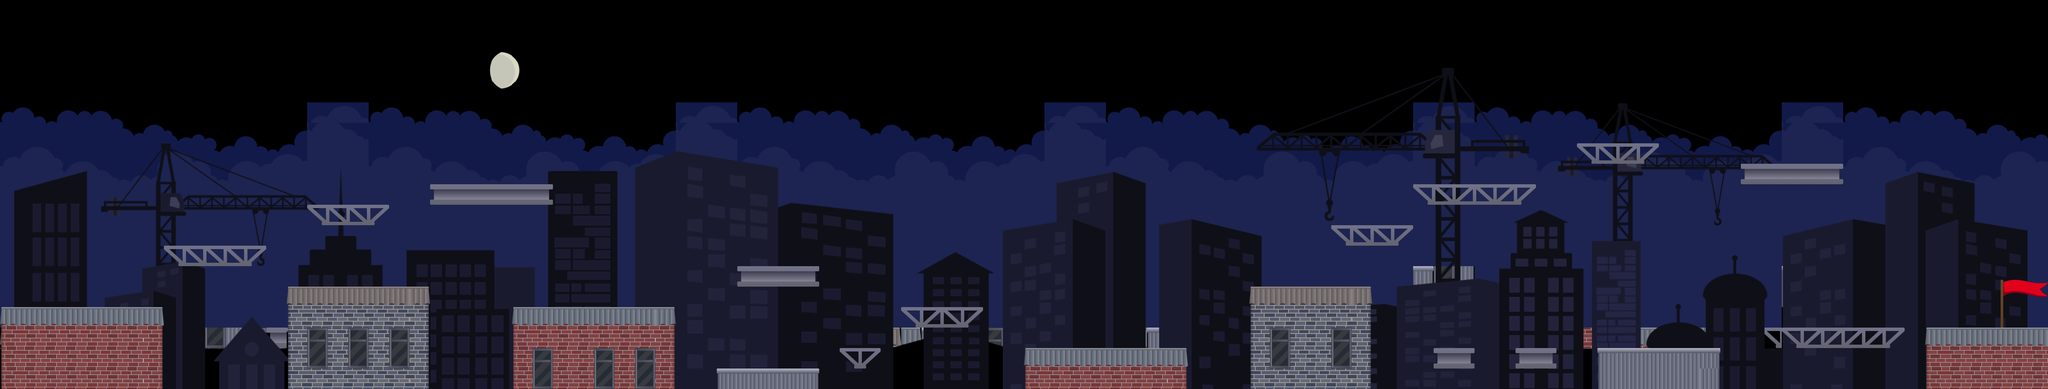

This game map was drawn from its Tiled (.tmx) file and the tilesets committed beside it. A one-line description and the trimmed map source follow:
An orthogonal 100x19 tile map with 48x48 px tiles, 4 tile layers (layer1, layer4, layer2, layer3), 6 tilesets and 17 objects.

<map version="1.2" tiledversion="1.2.1" orientation="orthogonal" renderorder="right-down" width="100" height="19" tilewidth="48" tileheight="48" infinite="0" nextlayerid="8" nextobjectid="41">
 <tileset firstgid="1" name="clouds" tilewidth="48" tileheight="48" tilecount="240" columns="15">
  <image source="../../sprites/wolken.png" width="750" height="777" />
 </tileset>
 <tileset firstgid="241" name="spritesheet" tilewidth="48" tileheight="48" tilecount="30" columns="6">
  <image source="../../sprites/main/spritesheet.png" width="288" height="240" />
 </tileset>
 <tileset firstgid="271" name="skyline" tilewidth="48" tileheight="48" tilecount="1782" columns="99">
  <image source="../../sprites/main/skyline.png" width="4777" height="900" />
 </tileset>
 <tileset firstgid="2053" name="chair" tilewidth="35" tileheight="51" tilecount="1" columns="1">
  <image source="../../sprites/main/chair.png" width="35" height="51" />
 </tileset>
 <tileset firstgid="2054" name="flag" tilewidth="48" tileheight="48" tilecount="150" columns="15">
  <image source="../../sprites/main/flag.png" width="764" height="500" />
 </tileset>
 <tileset firstgid="2204" name="moonimahes" tilewidth="48" tileheight="48" spacing="1" tilecount="105" columns="15">
  <image source="../../sprites/moonimahes.png" width="750" height="346" />
 </tileset>
 <layer id="2" name="layer1" width="100" height="19">
  <data>[1900 cells, 1900 non-empty, 288 distinct tile ids]</data>
 </layer>
 <layer id="1" name="layer4" width="100" height="19">
  <data>[1900 cells, 1782 non-empty, 1782 distinct tile ids]</data>
 </layer>
 <objectgroup id="6" name="Collects">
  <object id="17" gid="2053" x="1123" y="343" width="35" height="51" />
  <object id="21" gid="2053" x="1792.33" y="467.667" width="35" height="51" />
  <object id="22" gid="2053" x="1792.33" y="812.333" width="35" height="51" />
  <object id="23" gid="2053" x="2219.66" y="586" width="35" height="51" />
  <object id="24" gid="2053" x="2582" y="700" width="35" height="51" />
  <object id="25" gid="2053" x="3061" y="553" width="35" height="51" />
  <object id="27" gid="2053" x="3390.33" y="298.667" width="35" height="51" />
  <object id="28" gid="2053" x="3758.66" y="207" width="35" height="51" />
  <object id="30" gid="2053" x="4188.34" y="202.667" width="35" height="51" />
  <object id="31" gid="2053" x="4488.33" y="313.333" width="35" height="51" />
  <object id="32" gid="2053" x="550" y="493" width="35" height="51" />
  <object id="34" gid="2053" x="1413.67" y="605" width="35" height="51" />
  <object id="35" gid="2053" x="3397.67" y="765" width="35" height="51" />
  <object id="36" gid="2053" x="3583" y="757" width="35" height="51" />
  <object id="37" gid="2053" x="3819" y="746.333" width="35" height="51" />
  <object id="38" gid="2053" x="4247" y="633" width="35" height="51" />
  <object id="40" gid="2053" x="800" y="390" width="35" height="51" />
 </objectgroup>
 <layer id="3" name="layer2" width="100" height="19">
  <data>[1900 cells, 234 non-empty, 23 distinct tile ids]</data>
 </layer>
 <layer id="7" name="layer3" width="100" height="19" offsetx="1" offsety="48">
  <data>[1900 cells, 7 non-empty, 7 distinct tile ids]</data>
 </layer>
</map>